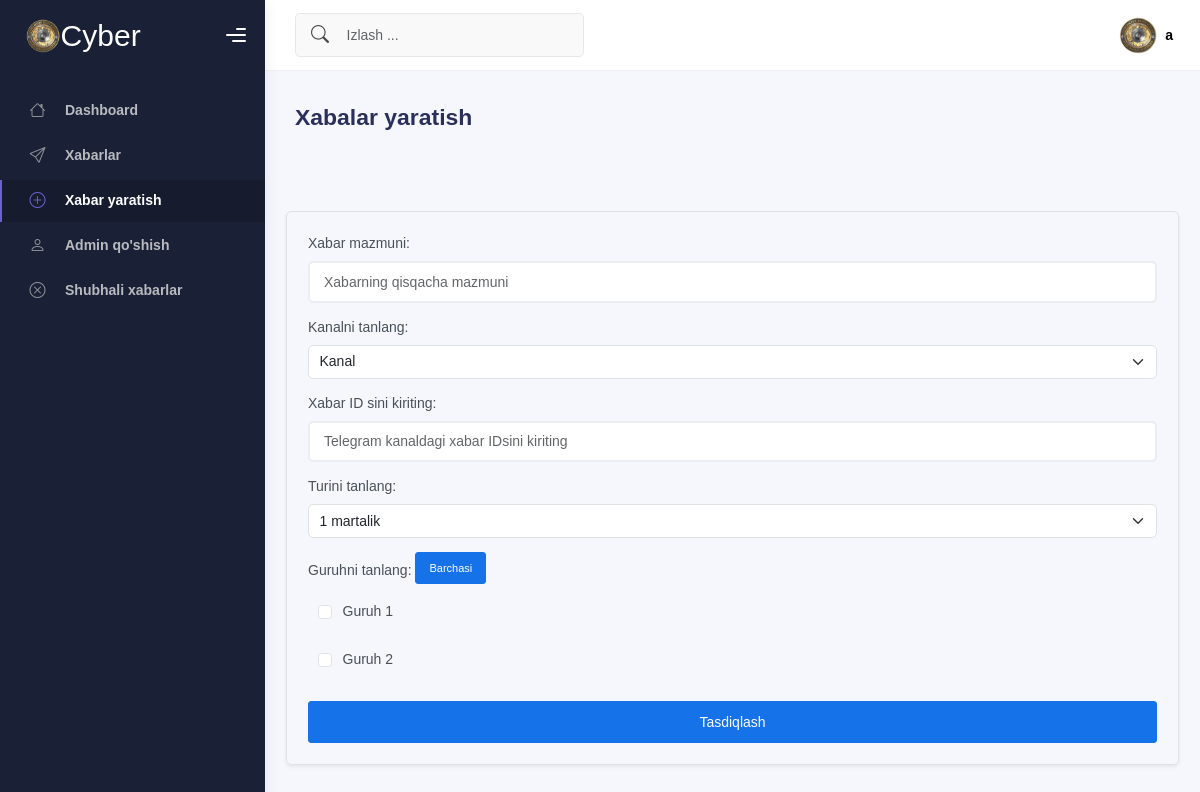
/send/ (signed in), run on the app's committed database.
### app/models.py (models this page shows, shortened)
class User(AbstractUser):
    ROLE_CHOICES = [
        ("superuser", "superuser"),
        ("monitoring", "monitoring"),
        ("postmaker", "postmaker"),
    ]
    role = models.CharField(max_length=10, choices=ROLE_CHOICES)
    class Meta:
        verbose_name = "Adminlar"
        verbose_name_plural = "Adminlar"

class Group(models.Model):
    group_id = models.CharField(max_length=50, unique=True)
    name = models.CharField(max_length=100)
    category = models.ForeignKey(GroupCategory, on_delete=models.CASCADE)
    is_admin = models.BooleanField(default=False)  # Bot admin yoki yo‘qligini tekshirish uchun

### app/views.py (the view)
# urls.py: path("send/", views.send_message_page, name="send_message_page"),
@login_required
def send_message_page(request):
    if request.user.role in ["superuser", "postmaker"]:
        days = WeekDays.objects.all()
        channels = Channel.objects.all()
        groups = Group.objects.all()
        scheduled_messages = ScheduledMessages.objects.all().order_by("-created_at")
        telegrammessages = TelegramMessageLog.objects.all().count()
        return render(
            request,
            "index.html",
            {
                "channels": channels,
                "groups": groups,
                "scheduled_messages": scheduled_messages,
                "days": days,
            },
        )
    else:
        return redirect("home")

### app/models.py (called while the page is built)
    def __str__(self):
        return self.name

### templates/index.html (shortened to what this page needs)
{% load static %}
<!DOCTYPE html>
<html lang="en">
  <head>
    <link href="https://cdn.jsdelivr.net/npm/bootstrap-icons/font/bootstrap-icons.css" rel="stylesheet">
    <link href="https://cdn.jsdelivr.net/npm/bootstrap@5.3.0/dist/css/bootstrap.min.css" rel="stylesheet">
    <link rel="stylesheet" href="{% static 'css/bootstrap.min.css' %}" />
    <link rel="stylesheet" href="{% static 'css/plugins.min.css' %}" />
    <link rel="stylesheet" href="{% static 'css/kaiadmin.min.css' %}" />
    <link rel="stylesheet" href="{% static 'css/demo.css' %}" />
  </head>
  <body>
    <div class="wrapper">
      <div class="sidebar" data-background-color="dark">
        <div class="sidebar-logo">
          <div class="logo-header" data-background-color="dark">
            <a href="{% url 'home' %}" class="logo" style="justify-content: center; align-items: center; color: white; font-size: 30px;">
              <img
                src="{% static 'img/iiv.png' %}"
                alt="navbar brand"
                class="navbar-brand"
                height="35"
              />Cyber
            </a>
            <div class="nav-toggle">
              <button class="btn btn-toggle toggle-sidebar">
                <i class="gg-menu-right"></i>
              </button>
            </div>
          </div>
        </div>
        <div class="sidebar-wrapper scrollbar scrollbar-inner">
          <div class="sidebar-content">
            <ul class="nav nav-secondary">
              <li class="nav-item">
                <a
                  href="{% url 'home' %}"
                  class="collapsed active"
                  aria-expanded="false"
                >
                  <i class="bi bi-house"></i>
                  <p>Dashboard</p>
                </a>
              </li>
              {% if user.role == 'superuser' or user.role == "postmaker" %}
              <li class="nav-item">
                <a
                  href="{% url 'list' %}"
                  class="collapsed"
                >
                  <i class="bi bi-send"></i>
                  <p>Xabarlar</p>
                </a>
              </li>
              <li class="nav-item active">
                <a
                  href="{% url 'send_message_page' %}"
                  class="collapsed"
                >
                  <i class="bi bi-plus-circle"></i>
                  <p>Xabar yaratish</p>
                </a>
              </li>
              {% endif %}
              {% if user.role == "superuser" %}
              <li class="nav-item">
                <a
                  href="{% url 'register' %}"
                  class="collapsed"
                >
                  <i class="bi bi-person"></i>
                  <p>Admin qo'shish</p>
                </a>
              </li>
              <li class="nav-item">
                <a
                  href="{% url 'chek_message' %}"
                  class="collapsed"
                >
                  <i class="bi bi-x-circle"></i>
                  <p>Shubhali xabarlar</p>
                </a>
              </li>
              {% endif %}
            </ul>
          </div>
        </div>
      </div>
      <div class="main-panel">
        <div class="main-header">
          <nav
            class="navbar navbar-header navbar-header-transparent navbar-expand-lg border-bottom"
          >
            <div class="container-fluid">
              <nav
                class="navbar navbar-header-left navbar-expand-lg navbar-form nav-search p-0 d-none d-lg-flex"
              >
                <div class="input-group">
                  <div class="input-group-prepend">
                    <button type="submit" class="btn btn-search pe-1">
                      <i class="bi bi-search search-icon"></i>
                    </button>
                  </div>
                  <input
                    type="text"
                    placeholder="Izlash ..."
                    class="form-control"
                  />
                </div>
              </nav>
              <ul class="navbar-nav topbar-nav ms-md-auto align-items-center">
                <li class="nav-item topbar-user dropdown hidden-caret">
                  <a
                    class="dropdown-toggle profile-pic"
                    data-bs-toggle="dropdown"
                    href="#"
                    aria-expanded="false"
                  >
                    <div class="avatar-sm">
                      <img
                        src="{% static 'img/iiv.png' %}"
                        alt="..."
                        class="avatar-img rounded-circle"
                      />
                    </div>
                    <span class="profile-username">
                      <span class="fw-bold">{{user.username}}</span>
                    </span>
                  </a>
                </li>
              </ul>
            </div>
          </nav>
        </div>
        <div class="container">
          <div class="page-inner">
            <div
              class="d-flex align-items-left align-items-md-center flex-column flex-md-row pt-2 pb-4"
            >
              <div>
                <h3 class="fw-bold mb-3">Xabalar yaratish</h3>
              </div>
            </div>
            <div class="row">
              <div class="container">
                <div class="row">
                  <div class="container mt-5">
                    <form method="POST" action="/send-message/" class="form-container border p-4 rounded shadow-sm">
                        <div class="mb-3">
                          <label for="title" class="form-label">Xabar mazmuni:</label>
                          <input type="text" name="title" id="title" placeholder="Xabarning qisqacha mazmuni" class="form-control">
                        </div>
                        <div class="mb-3">
                            <label for="channel" class="form-label">Kanalni tanlang:</label>
                            <select name="channel_id" id="channel" class="form-select">
                                {% for channel in channels %}
                                    <option value="{{ channel.channel_id }}">{{ channel.name }}</option>
                                {% endfor %}
                            </select>
                        </div>
                        <div class="mb-3">
                            <label for="message_id" class="form-label">Xabar ID sini kiriting:</label>
                            <input type="text" name="message_id" id="message_id" placeholder="Telegram kanaldagi xabar IDsini kiriting" class="form-control">
                        </div>
                        <div class="mb-3">
                            <label for="typeSelect" class="form-label">Turini tanlang:</label>
                            <select name="schedule_type" id="typeSelect" class="form-select">
                                <option value="onetime">1 martalik</option>
                            </select>
                        </div>
                        <div class="mb-3">
                          <label class="form-label">Guruhni tanlang:</label>
                          <button type="button" id="select-all" class="btn btn-primary btn-sm mb-2">Barchasi</button>
                          {% for group in groups %}
                              <div class="form-check">
                                  <input type="checkbox" name="group_ids" value="{{ group.group_id }}" id="group_{{ group.id }}" class="form-check-input">
                                  <label for="group_{{ group.id }}" class="form-check-label">{{ group.name }}</label>
                              </div>
                          {% endfor %}
                      </div>
                        <button type="submit" class="btn btn-primary w-100">Tasdiqlash</button>
                    </form>
                </div>
                </div>
            </div>
            </div>
          </div>
        </div>
      </div>
    </div>
  </body>
</html>

### data on the page
User: username "a"
Group: name "Guruh 1"
Group: name "Guruh 2"

### other printed values
form field channel_id "Kanal"
